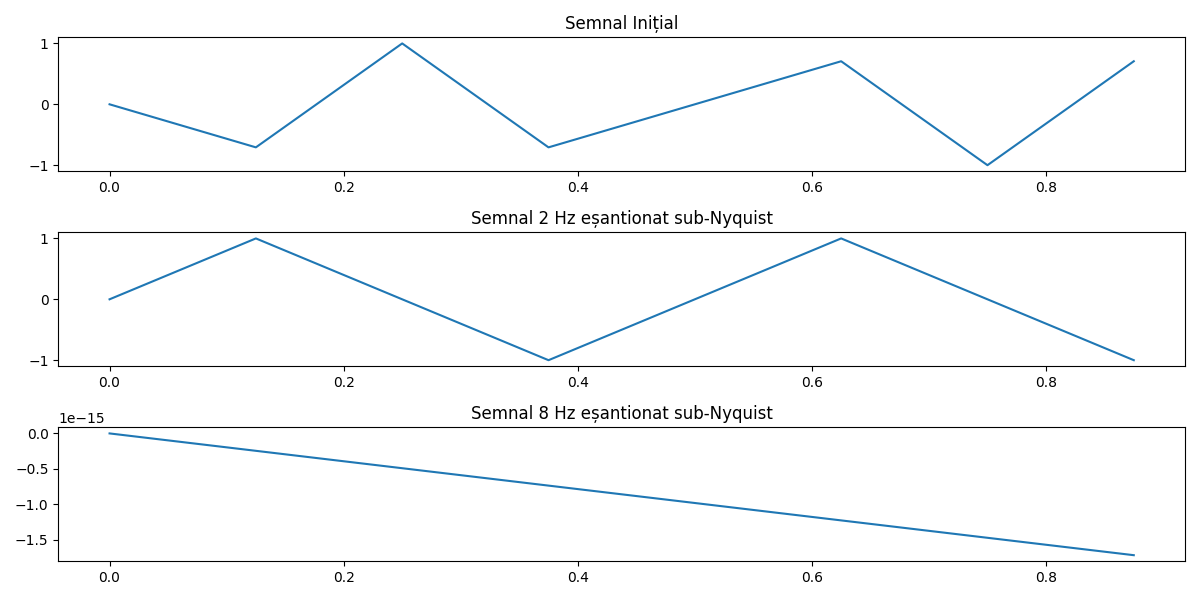

This chart was generated by the following Python code:
import numpy as np
import matplotlib.pyplot as plt


# Această funcție generează un semnal sinusoidal cu parametri specificați.
def generare_semnal(frecventa, amplitudine=1, faza=0, durata=1, frecventa_esantionare=1):
    timp = np.arange(0, durata, 1 / frecventa_esantionare)
    semnal = amplitudine * np.sin(2 * np.pi * frecventa * timp + faza)
    return timp, semnal


# Această funcție realizează eșantionarea semnalului cu o anumită rată de eșantionare
def eșantionare(frecventa_esantionare, durata=1):
    timp_eșantionat = np.arange(0, durata, 1 / frecventa_esantionare)
    return timp_eșantionat


# Parametri pentru semnalul inițial
frecventa_initala = 5
amplitudine_initiala = 1
faza_initiala = 0
durata_semnal = 1
frecventa_esantionare = 8

# Generare semnal inițial
timp, semnal_inițial = generare_semnal(frecventa_initala, amplitudine_initiala, faza_initiala, durata_semnal,
                                       frecventa_esantionare)

# Eșantionare sub-Nyquist
sub_nyquist = frecventa_initala / 2
timp_eșantionat = eșantionare(frecventa_esantionare, durata_semnal)

# Generare alte două semnale cu frecvențe diferite
frecventa_2 = 2
frecventa_3 = 8
_, semnal_2 = generare_semnal(frecventa_2, amplitudine_initiala, faza_initiala, durata_semnal, frecventa_esantionare)
_, semnal_3 = generare_semnal(frecventa_3, amplitudine_initiala, faza_initiala, durata_semnal, frecventa_esantionare)

# Desenarea graficelor
plt.figure(figsize=(12, 6))

plt.subplot(3, 1, 1)
plt.plot(timp, semnal_inițial, label='Semnal Inițial')
plt.title('Semnal Inițial')

plt.subplot(3, 1, 2)
plt.plot(timp_eșantionat, semnal_2, label=f'Semnal {frecventa_2} Hz eșantionat sub-Nyquist')
plt.title(f'Semnal {frecventa_2} Hz eșantionat sub-Nyquist')

plt.subplot(3, 1, 3)
plt.plot(timp_eșantionat, semnal_3, label=f'Semnal {frecventa_3} Hz eșantionat sub-Nyquist')
plt.title(f'Semnal {frecventa_3} Hz eșantionat sub-Nyquist')

plt.tight_layout()
plt.savefig("ex2.png")
plt.show()
